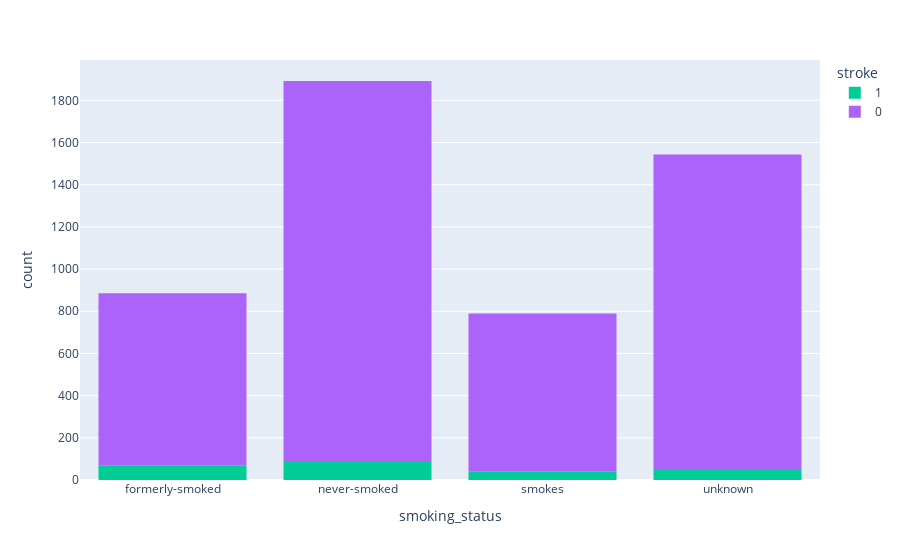

This figure's notebook cell:
### Code cell
colorpallete = {"1.0":"red","0.0":"gray"}
df["stroke"]
plt = px.histogram(df, x="smoking_status",color="stroke",color_discrete_map=colorpallete)

plt.show()

### Figure 1 — Plotly figure (JSON) as saved in the notebook; plotly's stock layout.template omitted (floating-point values rounded to 4 significant figures; data arrays with more than 128 entries replaced by an {"elided": "..."} marker saying what was removed)
{"data": [{"alignmentgroup": "True", "bingroup": "x", "hovertemplate": "stroke=1<br>smoking_status=%{x}<br>count=%{y}<extra></extra>", "legendgroup": "1", "marker": {"color": "#00cc96"}, "name": "1", "offsetgroup": "1", "orientation": "v", "showlegend": true, "type": "histogram", "x": {"elided": "249 str values"}, "xaxis": "x", "yaxis": "y"}, {"alignmentgroup": "True", "bingroup": "x", "hovertemplate": "stroke=0<br>smoking_status=%{x}<br>count=%{y}<extra></extra>", "legendgroup": "0", "marker": {"color": "#ab63fa"}, "name": "0", "offsetgroup": "0", "orientation": "v", "showlegend": true, "type": "histogram", "x": {"elided": "4861 str values"}, "xaxis": "x", "yaxis": "y"}], "layout": {"barmode": "relative", "legend": {"title": {"text": "stroke"}, "tracegroupgap": 0}, "margin": {"t": 60}, "xaxis": {"anchor": "y", "domain": [0, 1], "title": {"text": "smoking_status"}}, "yaxis": {"anchor": "x", "domain": [0, 1], "title": {"text": "count"}}}}
